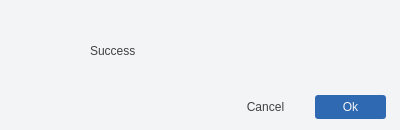
<?xml version="1.0" encoding="UTF-8"?>
<ui version="4.0">
 <class>Dialog</class>
 <widget class="QDialog" name="Dialog">
  <property name="geometry">
   <rect>
    <x>0</x>
    <y>0</y>
    <width>400</width>
    <height>130</height>
   </rect>
  </property>
  <property name="windowTitle">
   <string>Dialog</string>
  </property>
  <property name="styleSheet">
   <string notr="true">* {
	background: transparent;
	border: none;
	color: #414141;
}

QPushButton:hover{
	background: #DBEAFE;
}

QWidget#container{
	background: #F3F4F6;
}</string>
  </property>
  <layout class="QVBoxLayout" name="verticalLayout">
   <property name="spacing">
    <number>0</number>
   </property>
   <property name="leftMargin">
    <number>0</number>
   </property>
   <property name="topMargin">
    <number>0</number>
   </property>
   <property name="rightMargin">
    <number>0</number>
   </property>
   <property name="bottomMargin">
    <number>0</number>
   </property>
   <item>
    <widget class="QWidget" name="container" native="true">
     <layout class="QVBoxLayout" name="verticalLayout_2">
      <property name="spacing">
       <number>0</number>
      </property>
      <property name="leftMargin">
       <number>0</number>
      </property>
      <property name="topMargin">
       <number>0</number>
      </property>
      <property name="rightMargin">
       <number>0</number>
      </property>
      <property name="bottomMargin">
       <number>0</number>
      </property>
      <item>
       <widget class="QFrame" name="frame">
        <property name="frameShape">
         <enum>QFrame::Shape::StyledPanel</enum>
        </property>
        <property name="frameShadow">
         <enum>QFrame::Shadow::Raised</enum>
        </property>
        <widget class="QLabel" name="icon">
         <property name="geometry">
          <rect>
           <x>20</x>
           <y>40</y>
           <width>40</width>
           <height>40</height>
          </rect>
         </property>
         <property name="text">
          <string/>
         </property>
         <property name="pixmap">
          <pixmap resource="../assets/icons.qrc">:/icons/icons/success.svg</pixmap>
         </property>
         <property name="scaledContents">
          <bool>true</bool>
         </property>
        </widget>
        <widget class="QLabel" name="text">
         <property name="geometry">
          <rect>
           <x>90</x>
           <y>10</y>
           <width>300</width>
           <height>81</height>
          </rect>
         </property>
         <property name="maximumSize">
          <size>
           <width>300</width>
           <height>16777215</height>
          </size>
         </property>
         <property name="text">
          <string>Success</string>
         </property>
         <property name="alignment">
          <set>Qt::AlignmentFlag::AlignLeading|Qt::AlignmentFlag::AlignLeft|Qt::AlignmentFlag::AlignVCenter</set>
         </property>
         <property name="wordWrap">
          <bool>true</bool>
         </property>
        </widget>
        <widget class="QPushButton" name="ok_btn">
         <property name="geometry">
          <rect>
           <x>315</x>
           <y>95</y>
           <width>71</width>
           <height>24</height>
          </rect>
         </property>
         <property name="styleSheet">
          <string notr="true">padding: 5px;
background: #2F69B2;
color: #F3F4F6;
border-radius: 3px;</string>
         </property>
         <property name="text">
          <string>Ok</string>
         </property>
        </widget>
        <widget class="QPushButton" name="cancel_btn">
         <property name="geometry">
          <rect>
           <x>230</x>
           <y>95</y>
           <width>71</width>
           <height>24</height>
          </rect>
         </property>
         <property name="text">
          <string>Cancel</string>
         </property>
        </widget>
       </widget>
      </item>
     </layout>
    </widget>
   </item>
  </layout>
 </widget>
 <resources>
  <include location="../assets/icons.qrc"/>
 </resources>
 <connections/>
</ui>
